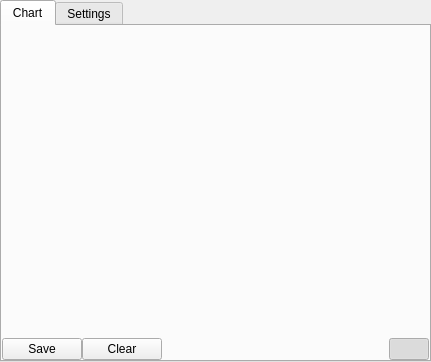
<?xml version="1.0" encoding="UTF-8"?>
<ui version="4.0">
 <class>ScatterChart</class>
 <widget class="QWidget" name="ScatterChart">
  <property name="geometry">
   <rect>
    <x>0</x>
    <y>0</y>
    <width>431</width>
    <height>362</height>
   </rect>
  </property>
  <property name="windowTitle">
   <string>Form</string>
  </property>
  <layout class="QVBoxLayout" name="verticalLayout">
   <property name="spacing">
    <number>0</number>
   </property>
   <property name="leftMargin">
    <number>0</number>
   </property>
   <property name="topMargin">
    <number>0</number>
   </property>
   <property name="rightMargin">
    <number>0</number>
   </property>
   <property name="bottomMargin">
    <number>0</number>
   </property>
   <item>
    <widget class="QTabWidget" name="tabWidget">
     <property name="currentIndex">
      <number>0</number>
     </property>
     <widget class="QWidget" name="tab">
      <attribute name="title">
       <string>Chart</string>
      </attribute>
      <layout class="QVBoxLayout" name="verticalLayout_2">
       <property name="spacing">
        <number>0</number>
       </property>
       <property name="leftMargin">
        <number>0</number>
       </property>
       <property name="topMargin">
        <number>0</number>
       </property>
       <property name="rightMargin">
        <number>0</number>
       </property>
       <property name="bottomMargin">
        <number>0</number>
       </property>
       <item>
        <widget class="QtCharts::QChartView" name="chartView" native="true">
         <property name="sizePolicy">
          <sizepolicy hsizetype="Expanding" vsizetype="Expanding">
           <horstretch>0</horstretch>
           <verstretch>0</verstretch>
          </sizepolicy>
         </property>
        </widget>
       </item>
       <item>
        <layout class="QHBoxLayout" name="horizontalLayout_3">
         <item>
          <widget class="QPushButton" name="saveBtn">
           <property name="text">
            <string>Save</string>
           </property>
           <property name="icon">
            <iconset resource="../icons.qrc">
             <normaloff>:/images/document-save.png</normaloff>:/images/document-save.png</iconset>
           </property>
          </widget>
         </item>
         <item>
          <widget class="QPushButton" name="clearBtn">
           <property name="text">
            <string>Clear</string>
           </property>
           <property name="icon">
            <iconset resource="../icons.qrc">
             <normaloff>:/images/edit-clear.png</normaloff>:/images/edit-clear.png</iconset>
           </property>
          </widget>
         </item>
         <item>
          <spacer name="horizontalSpacer">
           <property name="orientation">
            <enum>Qt::Horizontal</enum>
           </property>
           <property name="sizeHint" stdset="0">
            <size>
             <width>40</width>
             <height>20</height>
            </size>
           </property>
          </spacer>
         </item>
         <item>
          <widget class="QPushButton" name="startStopPlotBtn">
           <property name="text">
            <string/>
           </property>
           <property name="icon">
            <iconset resource="../icons.qrc">
             <normaloff>:/images/media-playback-start.png</normaloff>
             <normalon>:/images/media-playback-stop.png</normalon>:/images/media-playback-start.png</iconset>
           </property>
           <property name="checkable">
            <bool>true</bool>
           </property>
           <property name="checked">
            <bool>true</bool>
           </property>
          </widget>
         </item>
        </layout>
       </item>
      </layout>
     </widget>
     <widget class="QWidget" name="tab_2">
      <attribute name="title">
       <string>Settings</string>
      </attribute>
      <layout class="QVBoxLayout" name="verticalLayout_3">
       <property name="spacing">
        <number>6</number>
       </property>
       <property name="leftMargin">
        <number>9</number>
       </property>
       <property name="topMargin">
        <number>9</number>
       </property>
       <property name="rightMargin">
        <number>9</number>
       </property>
       <property name="bottomMargin">
        <number>9</number>
       </property>
       <item>
        <widget class="QScrollArea" name="scrollArea">
         <property name="widgetResizable">
          <bool>true</bool>
         </property>
         <widget class="QWidget" name="scrollAreaWidgetContents">
          <property name="geometry">
           <rect>
            <x>0</x>
            <y>-399</y>
            <width>388</width>
            <height>988</height>
           </rect>
          </property>
          <layout class="QVBoxLayout" name="verticalLayout_6">
           <item>
            <widget class="QGroupBox" name="groupBox">
             <property name="title">
              <string>Basic</string>
             </property>
             <layout class="QFormLayout" name="formLayout">
              <item row="0" column="0">
               <widget class="QLabel" name="label">
                <property name="text">
                 <string>ID</string>
                </property>
               </widget>
              </item>
              <item row="0" column="1">
               <widget class="QLineEdit" name="idEdit"/>
              </item>
              <item row="1" column="0">
               <widget class="QLabel" name="label_2">
                <property name="text">
                 <string>Title</string>
                </property>
               </widget>
              </item>
              <item row="1" column="1">
               <widget class="QLineEdit" name="titleEdit">
                <property name="text">
                 <string>Simple Scatter Chart</string>
                </property>
               </widget>
              </item>
              <item row="2" column="0">
               <widget class="QLabel" name="label_22">
                <property name="text">
                 <string>Name of X axis</string>
                </property>
               </widget>
              </item>
              <item row="2" column="1">
               <widget class="QLineEdit" name="nameXaxis"/>
              </item>
              <item row="3" column="0">
               <widget class="QLabel" name="label_30">
                <property name="text">
                 <string>Name of Y Axis</string>
                </property>
               </widget>
              </item>
              <item row="3" column="1">
               <widget class="QLineEdit" name="nameYaxis"/>
              </item>
             </layout>
            </widget>
           </item>
           <item>
            <widget class="QGroupBox" name="groupBox_5">
             <property name="title">
              <string>Scatter Chart</string>
             </property>
             <layout class="QFormLayout" name="formLayout_6">
              <item row="0" column="0">
               <widget class="QLabel" name="label_16">
                <property name="toolTip">
                 <string>&lt;html&gt;&lt;head/&gt;&lt;body&gt;&lt;p&gt;&lt;br/&gt;&lt;/p&gt;&lt;/body&gt;&lt;/html&gt;</string>
                </property>
                <property name="text">
                 <string>Marker</string>
                </property>
               </widget>
              </item>
              <item row="0" column="1">
               <widget class="QComboBox" name="markerComboBox">
                <property name="toolTip">
                 <string/>
                </property>
                <item>
                 <property name="text">
                  <string>Circle</string>
                 </property>
                </item>
                <item>
                 <property name="text">
                  <string>Rectangle</string>
                 </property>
                </item>
               </widget>
              </item>
              <item row="2" column="0">
               <widget class="QLabel" name="label_21">
                <property name="toolTip">
                 <string>&lt;html&gt;&lt;head/&gt;&lt;body&gt;&lt;p&gt;Default value is -1, which means &amp;quot;infinite&amp;quot; buffer, nothing will be deleted&lt;/p&gt;&lt;p&gt;&lt;span style=&quot; font-weight:600;&quot;&gt;Note: &lt;/span&gt;Due to limitations with QtCharts module, if limit buffer animations will be turned off.&lt;/p&gt;&lt;/body&gt;&lt;/html&gt;</string>
                </property>
                <property name="text">
                 <string>Buffer</string>
                </property>
               </widget>
              </item>
              <item row="2" column="1">
               <widget class="QSpinBox" name="bufferSpin">
                <property name="toolTip">
                 <string>Default value is -1, which means &quot;infinite&quot; buffer, nothing will be deleted</string>
                </property>
                <property name="minimum">
                 <number>-1</number>
                </property>
                <property name="maximum">
                 <number>1000000</number>
                </property>
                <property name="value">
                 <number>-1</number>
                </property>
               </widget>
              </item>
              <item row="1" column="0">
               <widget class="QLabel" name="label_5">
                <property name="text">
                 <string>Marker Size</string>
                </property>
               </widget>
              </item>
              <item row="1" column="1">
               <widget class="QSpinBox" name="markerSizeSpinBox">
                <property name="minimum">
                 <number>1</number>
                </property>
                <property name="value">
                 <number>10</number>
                </property>
               </widget>
              </item>
             </layout>
            </widget>
           </item>
           <item>
            <widget class="QGroupBox" name="groupBox_2">
             <property name="title">
              <string>Misc</string>
             </property>
             <layout class="QFormLayout" name="formLayout_2">
              <item row="1" column="0">
               <widget class="QLabel" name="label_13">
                <property name="text">
                 <string>Animation</string>
                </property>
               </widget>
              </item>
              <item row="1" column="1">
               <widget class="QComboBox" name="animationComboBox">
                <property name="currentIndex">
                 <number>0</number>
                </property>
                <item>
                 <property name="text">
                  <string>No Animation</string>
                 </property>
                </item>
                <item>
                 <property name="text">
                  <string>Grid/Axis Animation</string>
                 </property>
                </item>
                <item>
                 <property name="text">
                  <string>Series Animation</string>
                 </property>
                </item>
                <item>
                 <property name="text">
                  <string>All Animations</string>
                 </property>
                </item>
               </widget>
              </item>
              <item row="2" column="0">
               <widget class="QLabel" name="label_17">
                <property name="text">
                 <string>Theme</string>
                </property>
               </widget>
              </item>
              <item row="2" column="1">
               <widget class="QComboBox" name="themeComboBox">
                <item>
                 <property name="text">
                  <string>Light</string>
                 </property>
                </item>
                <item>
                 <property name="text">
                  <string>Blue Cerulean</string>
                 </property>
                </item>
                <item>
                 <property name="text">
                  <string>Dark</string>
                 </property>
                </item>
                <item>
                 <property name="text">
                  <string>Brown Sand</string>
                 </property>
                </item>
                <item>
                 <property name="text">
                  <string>Blue NCS</string>
                 </property>
                </item>
                <item>
                 <property name="text">
                  <string>High Contrast</string>
                 </property>
                </item>
                <item>
                 <property name="text">
                  <string>Blue Icy</string>
                 </property>
                </item>
                <item>
                 <property name="text">
                  <string>Qt</string>
                 </property>
                </item>
               </widget>
              </item>
              <item row="3" column="0">
               <widget class="QCheckBox" name="antialiasingCheckBox">
                <property name="text">
                 <string>Anti-Aliasing</string>
                </property>
                <property name="checked">
                 <bool>true</bool>
                </property>
               </widget>
              </item>
              <item row="0" column="0">
               <widget class="QCheckBox" name="useOpenGLCheckBox">
                <property name="toolTip">
                 <string>&lt;html&gt;&lt;head/&gt;&lt;body&gt;&lt;p&gt;If you have a lot of data points OpenGL can increase performance up to 100x&lt;/p&gt;&lt;p&gt;&lt;br/&gt;&lt;/p&gt;&lt;p&gt;However, it comes with some cost:&lt;/p&gt;&lt;p&gt; 1. You can only use Rectangle marker type&lt;/p&gt;&lt;p&gt; 2. No animations&lt;/p&gt;&lt;p&gt; 3. X and Y values are not able to exceed 32bit wide values (-2147483648 to 2147483648)&lt;/p&gt;&lt;/body&gt;&lt;/html&gt;</string>
                </property>
                <property name="text">
                 <string>Use OpenGL</string>
                </property>
               </widget>
              </item>
             </layout>
            </widget>
           </item>
           <item>
            <widget class="QGroupBox" name="groupBox_6">
             <property name="title">
              <string>Axis</string>
             </property>
             <layout class="QVBoxLayout" name="verticalLayout_4">
              <item>
               <layout class="QFormLayout" name="formLayout_7">
                <property name="fieldGrowthPolicy">
                 <enum>QFormLayout::AllNonFixedFieldsGrow</enum>
                </property>
                <item row="1" column="0">
                 <widget class="QCheckBox" name="autoScaleYCheckBox">
                  <property name="toolTip">
                   <string>Automatically scales the graph to show all values on Y axis</string>
                  </property>
                  <property name="text">
                   <string>Auto Scaling Y</string>
                  </property>
                  <property name="checked">
                   <bool>true</bool>
                  </property>
                 </widget>
                </item>
                <item row="2" column="0">
                 <widget class="QLabel" name="label_3">
                  <property name="text">
                   <string>Min Y</string>
                  </property>
                 </widget>
                </item>
                <item row="2" column="1">
                 <widget class="QDoubleSpinBox" name="minYSpin">
                  <property name="minimum">
                   <double>-10000000.000000000000000</double>
                  </property>
                  <property name="maximum">
                   <double>10000000.000000000000000</double>
                  </property>
                  <property name="value">
                   <double>-200.000000000000000</double>
                  </property>
                 </widget>
                </item>
                <item row="3" column="0">
                 <widget class="QLabel" name="label_4">
                  <property name="text">
                   <string>Max Y</string>
                  </property>
                 </widget>
                </item>
                <item row="3" column="1">
                 <widget class="QDoubleSpinBox" name="maxYSpin">
                  <property name="minimum">
                   <double>-10000000.000000000000000</double>
                  </property>
                  <property name="maximum">
                   <double>10000000.000000000000000</double>
                  </property>
                  <property name="value">
                   <double>200.000000000000000</double>
                  </property>
                 </widget>
                </item>
                <item row="4" column="0">
                 <widget class="QCheckBox" name="autoScaleXCheckBox">
                  <property name="toolTip">
                   <string>Automatically scales graph to include all X values (manual scaling works only on XY plot)</string>
                  </property>
                  <property name="text">
                   <string>Auto Scaling X</string>
                  </property>
                  <property name="checked">
                   <bool>true</bool>
                  </property>
                 </widget>
                </item>
                <item row="5" column="0">
                 <widget class="QLabel" name="label_18">
                  <property name="text">
                   <string>Min X</string>
                  </property>
                 </widget>
                </item>
                <item row="5" column="1">
                 <widget class="QDoubleSpinBox" name="minXSpin">
                  <property name="minimum">
                   <double>-10000000.000000000000000</double>
                  </property>
                  <property name="maximum">
                   <double>10000000.000000000000000</double>
                  </property>
                  <property name="value">
                   <double>-200.000000000000000</double>
                  </property>
                 </widget>
                </item>
                <item row="6" column="1">
                 <widget class="QDoubleSpinBox" name="maxXSpin">
                  <property name="minimum">
                   <double>-10000000.000000000000000</double>
                  </property>
                  <property name="maximum">
                   <double>10000000.000000000000000</double>
                  </property>
                  <property name="value">
                   <double>200.000000000000000</double>
                  </property>
                 </widget>
                </item>
                <item row="6" column="0">
                 <widget class="QLabel" name="label_19">
                  <property name="text">
                   <string>Max X</string>
                  </property>
                 </widget>
                </item>
                <item row="7" column="0">
                 <widget class="QLabel" name="label_20">
                  <property name="text">
                   <string>X Axis Tick Count</string>
                  </property>
                 </widget>
                </item>
                <item row="8" column="0">
                 <widget class="QLabel" name="label_23">
                  <property name="text">
                   <string>Y Axis Tick Count</string>
                  </property>
                 </widget>
                </item>
                <item row="7" column="1">
                 <widget class="QSpinBox" name="xAxisTickCountSpinBox">
                  <property name="minimum">
                   <number>2</number>
                  </property>
                  <property name="value">
                   <number>5</number>
                  </property>
                 </widget>
                </item>
                <item row="8" column="1">
                 <widget class="QSpinBox" name="yAxisTickCountSpinBox">
                  <property name="minimum">
                   <number>2</number>
                  </property>
                  <property name="value">
                   <number>5</number>
                  </property>
                 </widget>
                </item>
               </layout>
              </item>
             </layout>
            </widget>
           </item>
           <item>
            <widget class="QGroupBox" name="groupBox_3">
             <property name="title">
              <string>Legend</string>
             </property>
             <layout class="QFormLayout" name="formLayout_3">
              <item row="0" column="0">
               <widget class="QCheckBox" name="legendShowCheckBox">
                <property name="text">
                 <string>Show Legends</string>
                </property>
                <property name="checked">
                 <bool>true</bool>
                </property>
               </widget>
              </item>
              <item row="1" column="0">
               <widget class="QLabel" name="label_6">
                <property name="text">
                 <string>Position</string>
                </property>
               </widget>
              </item>
              <item row="1" column="1">
               <widget class="QComboBox" name="legendPositionComboBox">
                <property name="currentIndex">
                 <number>2</number>
                </property>
                <item>
                 <property name="text">
                  <string>Top</string>
                 </property>
                </item>
                <item>
                 <property name="text">
                  <string>Right</string>
                 </property>
                </item>
                <item>
                 <property name="text">
                  <string>Bottom</string>
                 </property>
                </item>
                <item>
                 <property name="text">
                  <string>Left</string>
                 </property>
                </item>
                <item>
                 <property name="text">
                  <string>Detached</string>
                 </property>
                </item>
               </widget>
              </item>
              <item row="2" column="1">
               <widget class="QGroupBox" name="legendDetachedParamGroup">
                <property name="title">
                 <string>Detached Parameters</string>
                </property>
                <layout class="QFormLayout" name="formLayout_4">
                 <item row="0" column="0">
                  <widget class="QLabel" name="label_9">
                   <property name="text">
                    <string>HPos</string>
                   </property>
                  </widget>
                 </item>
                 <item row="0" column="1">
                  <widget class="QDoubleSpinBox" name="legendHPosSpinBox">
                   <property name="maximum">
                    <double>1920.000000000000000</double>
                   </property>
                   <property name="value">
                    <double>150.000000000000000</double>
                   </property>
                  </widget>
                 </item>
                 <item row="1" column="0">
                  <widget class="QLabel" name="label_10">
                   <property name="text">
                    <string>VPos</string>
                   </property>
                  </widget>
                 </item>
                 <item row="1" column="1">
                  <widget class="QDoubleSpinBox" name="legendVPosSpinBox">
                   <property name="maximum">
                    <double>1920.000000000000000</double>
                   </property>
                   <property name="value">
                    <double>150.000000000000000</double>
                   </property>
                  </widget>
                 </item>
                 <item row="2" column="0">
                  <widget class="QLabel" name="label_11">
                   <property name="text">
                    <string>Width</string>
                   </property>
                  </widget>
                 </item>
                 <item row="2" column="1">
                  <widget class="QDoubleSpinBox" name="legendWidthSpinBox">
                   <property name="maximum">
                    <double>1920.000000000000000</double>
                   </property>
                   <property name="value">
                    <double>150.000000000000000</double>
                   </property>
                  </widget>
                 </item>
                 <item row="3" column="0">
                  <widget class="QLabel" name="label_12">
                   <property name="text">
                    <string>Height</string>
                   </property>
                  </widget>
                 </item>
                 <item row="3" column="1">
                  <widget class="QDoubleSpinBox" name="legendHeightSpinBox">
                   <property name="maximum">
                    <double>1920.000000000000000</double>
                   </property>
                   <property name="value">
                    <double>75.000000000000000</double>
                   </property>
                  </widget>
                 </item>
                </layout>
               </widget>
              </item>
              <item row="3" column="0">
               <widget class="QLabel" name="label_8">
                <property name="text">
                 <string>Font</string>
                </property>
               </widget>
              </item>
              <item row="3" column="1">
               <widget class="QFontComboBox" name="legendFontComboBox"/>
              </item>
              <item row="6" column="0">
               <layout class="QHBoxLayout" name="horizontalLayout">
                <property name="leftMargin">
                 <number>0</number>
                </property>
                <property name="topMargin">
                 <number>0</number>
                </property>
                <item>
                 <widget class="QPushButton" name="legendBoldCheckBox">
                  <property name="toolTip">
                   <string>Bold</string>
                  </property>
                  <property name="text">
                   <string/>
                  </property>
                  <property name="icon">
                   <iconset resource="../icons.qrc">
                    <normaloff>:/images/format-text-bold.png</normaloff>:/images/format-text-bold.png</iconset>
                  </property>
                  <property name="iconSize">
                   <size>
                    <width>20</width>
                    <height>20</height>
                   </size>
                  </property>
                  <property name="checkable">
                   <bool>true</bool>
                  </property>
                  <property name="flat">
                   <bool>true</bool>
                  </property>
                 </widget>
                </item>
                <item>
                 <widget class="QPushButton" name="legendItalicCheckBox">
                  <property name="toolTip">
                   <string>Italic</string>
                  </property>
                  <property name="text">
                   <string/>
                  </property>
                  <property name="icon">
                   <iconset resource="../icons.qrc">
                    <normaloff>:/images/format-text-italic.png</normaloff>:/images/format-text-italic.png</iconset>
                  </property>
                  <property name="iconSize">
                   <size>
                    <width>20</width>
                    <height>20</height>
                   </size>
                  </property>
                  <property name="checkable">
                   <bool>true</bool>
                  </property>
                  <property name="flat">
                   <bool>true</bool>
                  </property>
                 </widget>
                </item>
                <item>
                 <widget class="QPushButton" name="legendUnderlineCheckBox">
                  <property name="toolTip">
                   <string>Underline</string>
                  </property>
                  <property name="text">
                   <string/>
                  </property>
                  <property name="icon">
                   <iconset resource="../icons.qrc">
                    <normaloff>:/images/format-text-underline.png</normaloff>:/images/format-text-underline.png</iconset>
                  </property>
                  <property name="iconSize">
                   <size>
                    <width>20</width>
                    <height>20</height>
                   </size>
                  </property>
                  <property name="checkable">
                   <bool>true</bool>
                  </property>
                  <property name="checked">
                   <bool>false</bool>
                  </property>
                  <property name="flat">
                   <bool>true</bool>
                  </property>
                 </widget>
                </item>
               </layout>
              </item>
              <item row="6" column="1">
               <layout class="QHBoxLayout" name="horizontalLayout_2">
                <property name="topMargin">
                 <number>4</number>
                </property>
                <item>
                 <widget class="QLabel" name="label_7">
                  <property name="sizePolicy">
                   <sizepolicy hsizetype="Preferred" vsizetype="MinimumExpanding">
                    <horstretch>0</horstretch>
                    <verstretch>0</verstretch>
                   </sizepolicy>
                  </property>
                  <property name="text">
                   <string>Font Size</string>
                  </property>
                 </widget>
                </item>
                <item>
                 <widget class="QDoubleSpinBox" name="legendFontSizeSpinBox">
                  <property name="sizePolicy">
                   <sizepolicy hsizetype="Expanding" vsizetype="Fixed">
                    <horstretch>0</horstretch>
                    <verstretch>0</verstretch>
                   </sizepolicy>
                  </property>
                  <property name="alignment">
                   <set>Qt::AlignLeading|Qt::AlignLeft|Qt::AlignVCenter</set>
                  </property>
                  <property name="value">
                   <double>8.250000000000000</double>
                  </property>
                 </widget>
                </item>
               </layout>
              </item>
             </layout>
            </widget>
           </item>
           <item>
            <widget class="QGroupBox" name="groupBox_7">
             <property name="minimumSize">
              <size>
               <width>0</width>
               <height>0</height>
              </size>
             </property>
             <property name="baseSize">
              <size>
               <width>0</width>
               <height>0</height>
              </size>
             </property>
             <property name="title">
              <string>Write To File</string>
             </property>
             <layout class="QVBoxLayout" name="verticalLayout_8">
              <item>
               <layout class="QFormLayout" name="formLayout_9">
                <item row="0" column="0">
                 <widget class="QLabel" name="label_29">
                  <property name="toolTip">
                   <string>Specify what seperator should the save and auto file write function use</string>
                  </property>
                  <property name="text">
                   <string>Seperator:</string>
                  </property>
                 </widget>
                </item>
                <item row="0" column="1">
                 <widget class="QLineEdit" name="seperatorEdit">
                  <property name="text">
                   <string>;</string>
                  </property>
                 </widget>
                </item>
               </layout>
              </item>
             </layout>
            </widget>
           </item>
          </layout>
         </widget>
        </widget>
       </item>
      </layout>
     </widget>
    </widget>
   </item>
  </layout>
 </widget>
 <customwidgets>
  <customwidget>
   <class>QtCharts::QChartView</class>
   <extends>QWidget</extends>
   <header location="global">QtCharts/QChartView</header>
   <container>1</container>
  </customwidget>
 </customwidgets>
 <resources>
  <include location="../icons.qrc"/>
 </resources>
 <connections/>
</ui>
